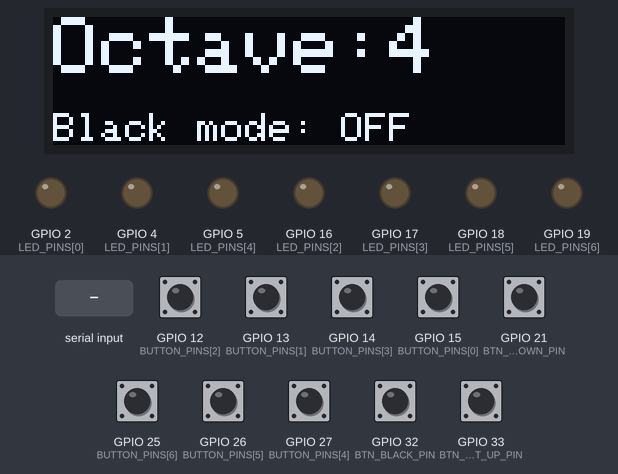
This sketch was run on a simulated ESP32. On the bench: 128×32 one-colour display, output pins drawn as LEDs (lit = HIGH). The test bench sets the inputs (shaded band); at power-on: GPIO 12 (BUTTON_PINS[2]), GPIO 13 (BUTTON_PINS[1]), GPIO 14 (BUTTON_PINS[3]), GPIO 15 (BUTTON_PINS[0]), GPIO 21 (BTN_OCT_DOWN_PIN), GPIO 25 (BUTTON_PINS[6]), GPIO 26 (BUTTON_PINS[5]), GPIO 27 (BUTTON_PINS[4]), GPIO 32 (BTN_BLACK_PIN), GPIO 33 (BTN_OCT_UP_PIN) HIGH. Nothing arrives over Bluetooth unless stated.

Above: at 1.2 s.
1.3 s: GPIO 32 (BTN_BLACK_PIN) pulled LOW for 0.15 s
At 1.44 s:
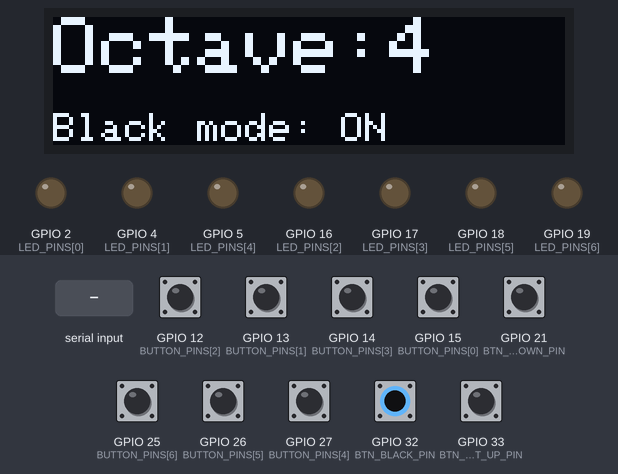
3.0 s: GPIO 21 (BTN_OCT_DOWN_PIN) pulled LOW for 0.15 s
At 3.5 s:
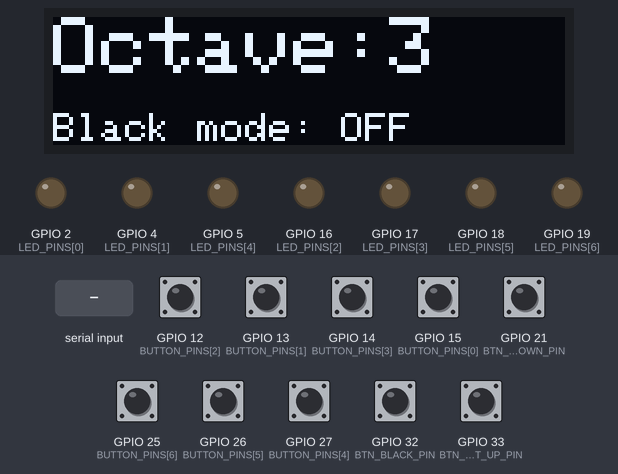
4.6 s: "b" received over the second serial link
At 5.2 s:
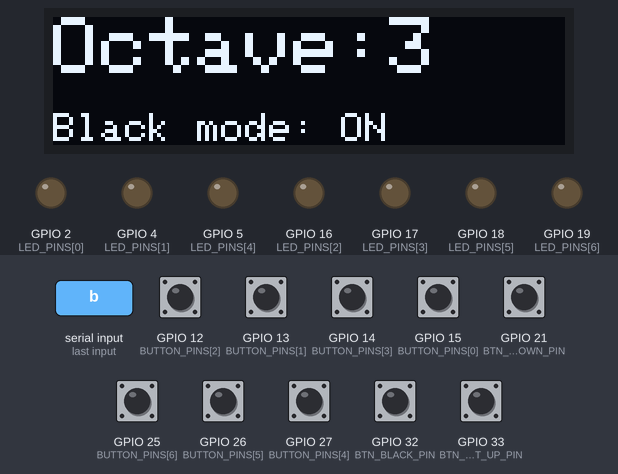
6.1 s: GPIO 33 (BTN_OCT_UP_PIN) pulled LOW for 0.15 s
At 7.1 s:
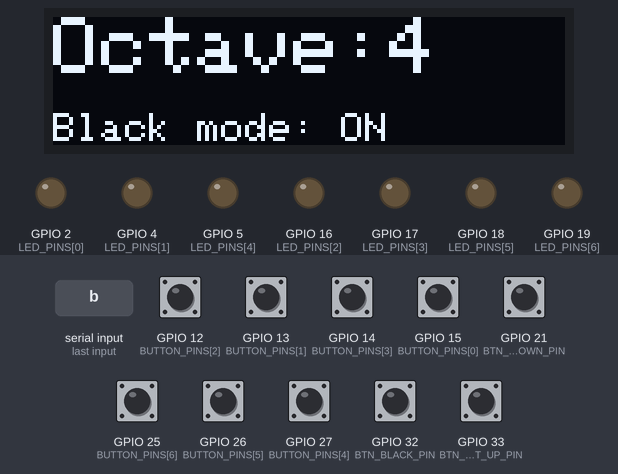
7.7 s: GPIO 33 (BTN_OCT_UP_PIN) pulled LOW for 1 s
At 8.3 s:
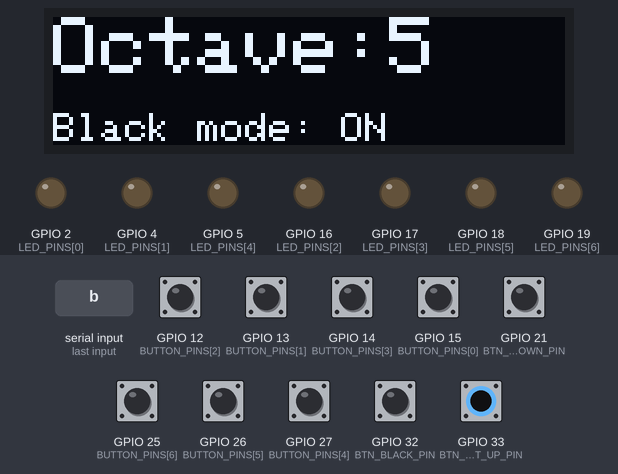
10.2 s: GPIO 32 (BTN_BLACK_PIN) pulled LOW for 1 s
At 12.2 s:
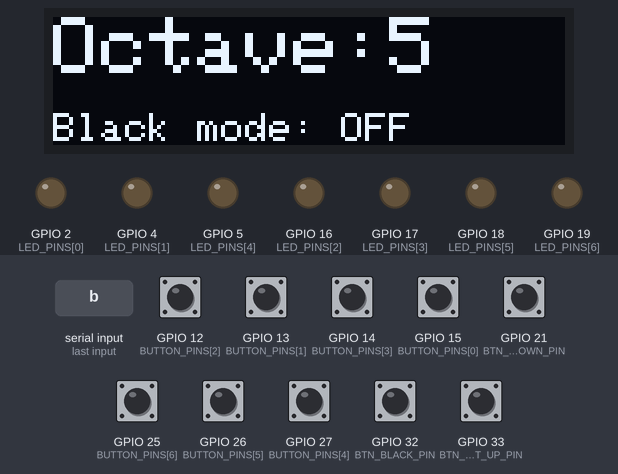
Timing chart, 0 to 13.7 s (numbered marks = the images above; inputs shaded):
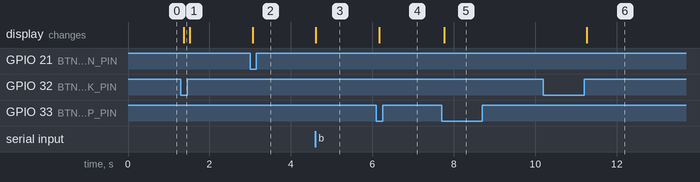

Measured:
- after the input at 1.3 s, the display: changes after 0.07 s (image 1)
- after the input at 3.0 s, the display: changes after 0.07 s (image 2)
- after the input at 4.6 s, the display: changes at once (image 3)
- after the input at 6.1 s, the display: changes after 0.07 s (image 4)
- after the input at 7.7 s, the display: changes after 0.07 s (image 5)
- after the input at 10.2 s, the display: changes after 1.1 s (image 6)

The sketch:

arduino_V35.ino
```cpp
// ESP32_Piano.ino  - 改良版：立即送出按鍵事件（使用 SerialBT.write） + OLED 顯示
#include "BluetoothSerial.h"
#include <Wire.h>
#include <Adafruit_GFX.h>
#include <Adafruit_SSD1306.h>

BluetoothSerial SerialBT;

// === OLED 設定 ===
#define SCREEN_WIDTH 128
#define SCREEN_HEIGHT 32
Adafruit_SSD1306 display(SCREEN_WIDTH, SCREEN_HEIGHT, &Wire, -1);

// === 腳位定義 ===
const int LED_PINS[7] = {2, 4, 16, 17, 5, 18, 19};
const int BUTTON_PINS[7] = {15, 13, 12, 14, 27, 26, 25};
const int BTN_BLACK_PIN = 32;
const int BTN_OCT_UP_PIN = 33;
const int BTN_OCT_DOWN_PIN = 21;

const unsigned long DEBOUNCE_MS = 50; // 可視情況調整為 20~30ms

// === 狀態變數 ===
bool blackPressed = false;
int octaveFlag = 0;  // -1, 0, 1

// 每顆 LED 的亮度與模式
int ledBrightness[7] = {0};   // 0=滅, 40=黑鍵暗亮, 255=白鍵全亮
int ledMode[7] = {0};         // 0=白鍵模式, 1=黑鍵模式

// Debounce 變數
int lastReading[7];
int stableState[7];
unsigned long lastDebounceTime[7];

int lastBlackReading = HIGH;
int stableBlack = HIGH;
unsigned long lastBlackDebounce = 0;

int lastOctUpReading = HIGH;
int stableOctUp = HIGH;
unsigned long lastOctUpDebounce = 0;

int lastOctDownReading = HIGH;
int stableOctDown = HIGH;
unsigned long lastOctDownDebounce = 0;

// Debug 開關（上線時可設為 false）
const bool DEBUG_SERIAL = false;

// === 輔助函式 ===
int clampOctave(int v) {
  if (v < -1) return -1;
  if (v > 1) return 1;
  return v;
}

void setLed(int idx, int brightness, int mode) {
  if (idx < 0 || idx > 6) return;
  analogWrite(LED_PINS[idx], brightness);
  ledBrightness[idx] = brightness;
  ledMode[idx] = mode;
}

void allOff() {
  for (int i = 0; i < 7; ++i) {
    analogWrite(LED_PINS[i], 0);
    ledBrightness[i] = 0;
    ledMode[i] = 0;
  }
}

// 一次性寫入字串到藍牙（非阻塞式呼叫）
void btWriteString(const char* s) {
  if (!SerialBT.hasClient()) return;
  size_t len = strlen(s);
  if (len == 0) return;
  SerialBT.write((const uint8_t*)s, (size_t)len);
}

// === OLED 更新函式（新增） ===
void updateOctaveDisplay() {
  int octaveNumber;
  if (octaveFlag == -1) octaveNumber = 3;
  else if (octaveFlag == 0) octaveNumber = 4;
  else octaveNumber = 5;

  // 清畫面並顯示
  display.clearDisplay();
  display.setTextSize(2);
  display.setTextColor(SSD1306_WHITE);
  display.setCursor(0, 0);
  display.print("Octave:");
  display.println(octaveNumber);

  display.setTextSize(1);
  display.setCursor(0, 24);
  if (blackPressed) display.print("Black mode: ON");
  else display.print("Black mode: OFF");

  display.display();
}

// === 手機指令處理（改為一次性 write） ===
void handleIncomingChar(char c) {
  char buf[48];
  if (c >= '1' && c <= '7') {
    int idx = c - '1';
    if (blackPressed) {
      setLed(idx, 40, 1);
    } else {
      setLed(idx, 255, 0);
    }
    // 組成 "ONn\n"
    int n = snprintf(buf, sizeof(buf), "ON%d\n", idx + 1);
    if (n > 0) SerialBT.write((const uint8_t*)buf, (size_t)n);

  } else if (c == '0') {
    allOff();
    int n = snprintf(buf, sizeof(buf), "OFF\n");
    if (n > 0) SerialBT.write((const uint8_t*)buf, (size_t)n);

  } else if (c == 'b') {
    blackPressed = true;
    // 更新 OLED 顯示黑鍵狀態
    updateOctaveDisplay();
    int n = snprintf(buf, sizeof(buf), "ONBLACK\n");
    if (n > 0) SerialBT.write((const uint8_t*)buf, (size_t)n);

  } else if (c == 'B') {
    blackPressed = false;
    // 更新 OLED 顯示黑鍵狀態
    updateOctaveDisplay();
    int n = snprintf(buf, sizeof(buf), "OFFBLACK\n");
    if (n > 0) SerialBT.write((const uint8_t*)buf, (size_t)n);

  } else if (c == 'u') {
    if (octaveFlag < 1) octaveFlag = clampOctave(octaveFlag + 1);
    // 更新 OLED 顯示八度
    updateOctaveDisplay();
    int n = snprintf(buf, sizeof(buf), "Oct%d\n", octaveFlag);
    if (n > 0) SerialBT.write((const uint8_t*)buf, (size_t)n);

  } else if (c == 'd') {
    if (octaveFlag > -1) octaveFlag = clampOctave(octaveFlag - 1);
    // 更新 OLED 顯示八度
    updateOctaveDisplay();
    int n = snprintf(buf, sizeof(buf), "Oct%d\n", octaveFlag);
    if (n > 0) SerialBT.write((const uint8_t*)buf, (size_t)n);

  } else {
    // 未知指令，回傳 RX:char\n（一次性）
    int n = snprintf(buf, sizeof(buf), "RX:%c\n", c);
    if (n > 0) SerialBT.write((const uint8_t*)buf, (size_t)n);
  }
}

// === Setup ===
void setup() {
  if (DEBUG_SERIAL) Serial.begin(115200);
  SerialBT.begin("ESP32_PIANO");

  // OLED 初始化 (SDA=23, SCL=22) -> 避免與按鍵 21 衝突
  Wire.begin(23, 22);
  if(!display.begin(SSD1306_SWITCHCAPVCC, 0x3C)) {
    if (DEBUG_SERIAL) Serial.println(F("SSD1306 allocation failed"));
    // 若 OLED 初始化失敗，仍繼續執行其餘功能
  } else {
    updateOctaveDisplay(); // 初始顯示八度
  }

  // 啟用 LED 腳位 PWM（保留你原本的 analogWrite 呼叫）
  for (int i = 0; i < 7; ++i) {
    pinMode(LED_PINS[i], OUTPUT);
    analogWrite(LED_PINS[i], 0);
  }

  // 按鍵腳位
  for (int i = 0; i < 7; ++i) {
    pinMode(BUTTON_PINS[i], INPUT_PULLUP);
    lastReading[i] = digitalRead(BUTTON_PINS[i]);
    stableState[i] = lastReading[i];
    lastDebounceTime[i] = 0;
  }

  pinMode(BTN_BLACK_PIN, INPUT_PULLUP);
  pinMode(BTN_OCT_UP_PIN, INPUT_PULLUP);
  pinMode(BTN_OCT_DOWN_PIN, INPUT_PULLUP);

  lastBlackReading = digitalRead(BTN_BLACK_PIN);
  stableBlack = lastBlackReading;
  lastOctUpReading = digitalRead(BTN_OCT_UP_PIN);
  stableOctUp = lastOctUpReading;
  lastOctDownReading = digitalRead(BTN_OCT_DOWN_PIN);
  stableOctDown = lastOctDownReading;

  allOff();
  if (DEBUG_SERIAL) Serial.println("ESP32_PIANO Ready (improved BT write + OLED)");
}

// === Main Loop ===
void loop() {
  // 1. 處理手機傳來的指令（一次讀一個字元並立即處理）
  while (SerialBT.available()) {
    char c = (char)SerialBT.read();
    handleIncomingChar(c);
  }

  // 2. 實體黑鍵按鈕 (debounce)
  int br = digitalRead(BTN_BLACK_PIN);
  if (br != lastBlackReading) lastBlackDebounce = millis();
  if ((millis() - lastBlackDebounce) > DEBOUNCE_MS) {
    if (stableBlack != br) {
      stableBlack = br;
      if (stableBlack == LOW) {
        blackPressed = true;
        // 更新 OLED 顯示黑鍵狀態
        updateOctaveDisplay();
        if (SerialBT.hasClient()) {
          const char* s = "ONBLACK\n";
          SerialBT.write((const uint8_t*)s, strlen(s));
        }
      } else {
        blackPressed = false;
        // 更新 OLED 顯示黑鍵狀態
        updateOctaveDisplay();
        if (SerialBT.hasClient()) {
          const char* s = "OFFBLACK\n";
          SerialBT.write((const uint8_t*)s, strlen(s));
        }
      }
    }
  }
  lastBlackReading = br;

  // 3. 八度上 (實體)
  int ur = digitalRead(BTN_OCT_UP_PIN);
  if (ur != lastOctUpReading) lastOctUpDebounce = millis();
  if ((millis() - lastOctUpDebounce) > DEBOUNCE_MS) {
    if (stableOctUp != ur && stableOctUp == HIGH && ur == LOW) {
      if (octaveFlag < 1) {
        octaveFlag = clampOctave(octaveFlag + 1);
        // 更新 OLED 顯示八度
        updateOctaveDisplay();
        if (SerialBT.hasClient()) {
          char buf[24];
          int n = snprintf(buf, sizeof(buf), "Oct%d\n", octaveFlag);
          if (n > 0) SerialBT.write((const uint8_t*)buf, (size_t)n);
        }
      }
    }
    stableOctUp = ur;
  }
  lastOctUpReading = ur;

  // 4. 八度下 (實體)
  int dr = digitalRead(BTN_OCT_DOWN_PIN);
  if (dr != lastOctDownReading) lastOctDownDebounce = millis();
  if ((millis() - lastOctDownDebounce) > DEBOUNCE_MS) {
    if (stableOctDown != dr && stableOctDown == HIGH && dr == LOW) {
      if (octaveFlag > -1) {
        octaveFlag = clampOctave(octaveFlag - 1);
        // 更新 OLED 顯示八度
        updateOctaveDisplay();
        if (SerialBT.hasClient()) {
          char buf[24];
          int n = snprintf(buf, sizeof(buf), "Oct%d\n", octaveFlag);
          if (n > 0) SerialBT.write((const uint8_t*)buf, (size_t)n);
        }
      }
    }
    stableOctDown = dr;
  }
  lastOctDownReading = dr;

  // 5. 七個實體白鍵按鈕
  for (int i = 0; i < 7; ++i) {
    int reading = digitalRead(BUTTON_PINS[i]);
    if (reading != lastReading[i]) {
      lastDebounceTime[i] = millis();
    }

    if ((millis() - lastDebounceTime[i]) > DEBOUNCE_MS) {
      if (stableState[i] == HIGH && reading == LOW) {  // 確定按下
        // 立即組訊息並送出（一次 write）
        int bflag = blackPressed ? 1 : 0;
        int oflag = octaveFlag;
        char buf[48];
        int n = snprintf(buf, sizeof(buf), "PRESSED%d;B:%d;O:%d\n", i + 1, bflag, oflag);
        if (n > 0 && SerialBT.hasClient()) {
          SerialBT.write((const uint8_t*)buf, (size_t)n);
        }
        if (DEBUG_SERIAL) {
          Serial.print("Sent: ");
          Serial.println(buf);
        }

        // 熄燈邏輯（獨立）
        bool shouldTurnOff = false;
        if (blackPressed && ledMode[i] == 1 && ledBrightness[i] == 40) {
          shouldTurnOff = true;
        } else if (!blackPressed && ledMode[i] == 0 && ledBrightness[i] == 255) {
          shouldTurnOff = true;
        }
        if (shouldTurnOff) {
          setLed(i, 0, 0);
        }
      }
      stableState[i] = reading;
    }
    lastReading[i] = reading;
  }

  // 不要用長 delay，短暫 yield
  delay(2);
}
```
